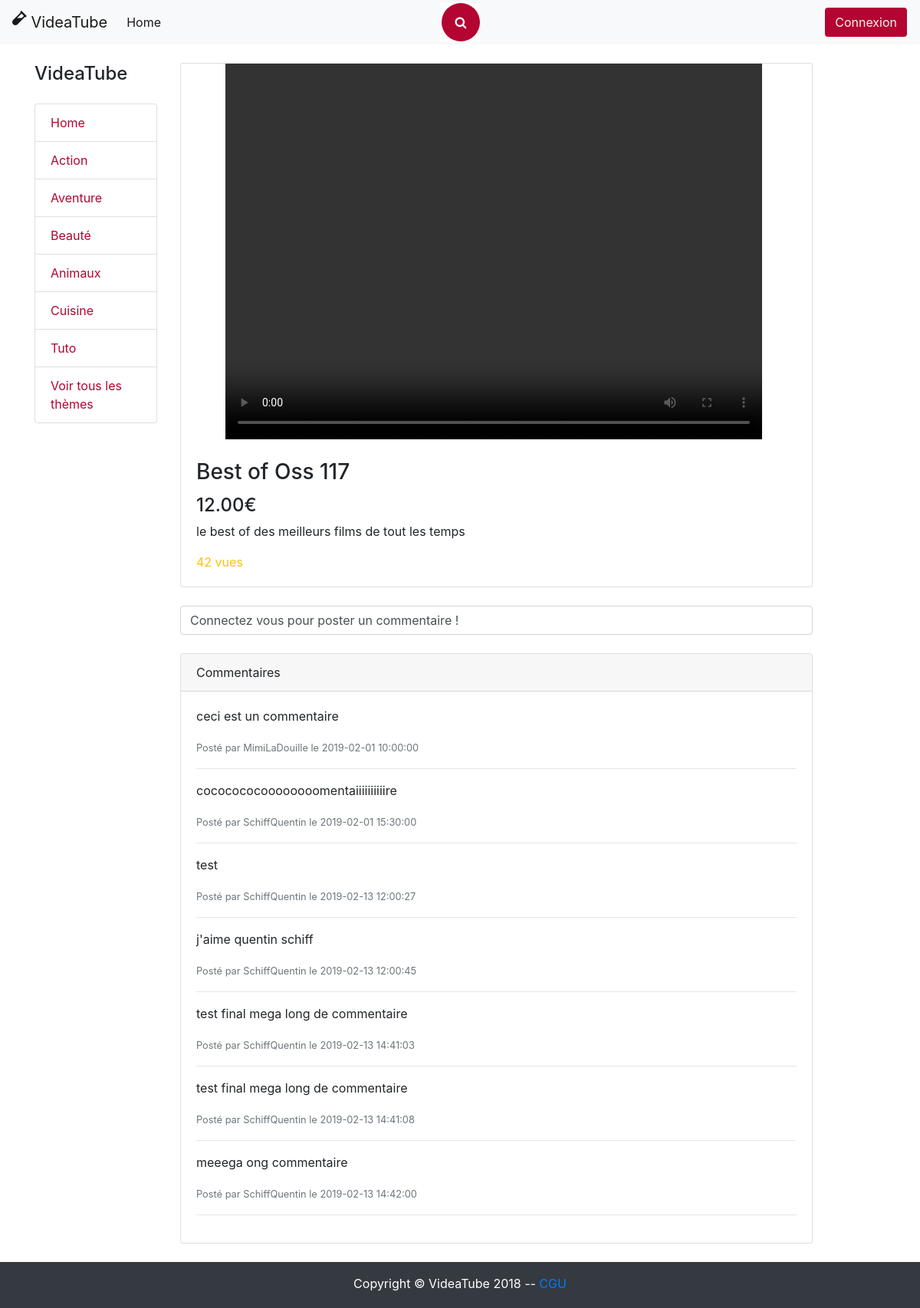
The app's page /video-20 with its own data.
### tables this page shows
CREATE TABLE `video` (
  `id` int(11) NOT NULL,
  `title` varchar(255) NOT NULL,
  `price` decimal(11,2) NOT NULL,
  `link` varchar(255) NOT NULL,
  `date_upload` date NOT NULL,
  `thumbnail` varchar(255) NOT NULL,
  `nbViews` int(11) NOT NULL,
  `description` varchar(255) NOT NULL
);

CREATE TABLE `commentary` (
  `id` int(11) NOT NULL,
  `content` text NOT NULL,
  `id_video` int(11) NOT NULL,
  `id_user` int(11) NOT NULL,
  `date_comm` datetime NOT NULL
);

CREATE TABLE `user` (
  `id` int(11) NOT NULL,
  `lastname` varchar(255) NOT NULL,
  `firstname` varchar(255) NOT NULL,
  `mail` varchar(255) NOT NULL,
  `log` varchar(255) NOT NULL,
  `password` varchar(255) NOT NULL,
  `nickname` varchar(255) NOT NULL,
  `role` int(11) NOT NULL,
  `avatar` text
);

### controler/controler.php (called while the page is built, shortened)
<?php
require_once('model/videoManager.php');
function getVideo()
{
    try
    {
        if (isset ($_GET['vId']))
        {
            $vM = new videoManager();
            $v = $vM->get($_GET['vId']);
            $cArray[] = $vM->getCommentary($v);
            }
        }
        catch(Exception $e)
        {
            $_SESSION['alert'] = $e;
        }
    require_once ('view/video.php');
}
?>

### model/model.php (called while the page is built)
<?php
    class Model
    {
        protected function connectBdd()
        {
            try {
                $bdd = new PDO('mysql:host=localhost;dbname=bdd_videatube;charset=utf8', 'root', '', array(PDO::ATTR_ERRMODE => PDO::ERRMODE_EXCEPTION));
                return $bdd;
            } catch (Exception $e) {
                die('Erreur : ' . $e->getMessage());
            }
        }
    }
?>

### model/videoManager.php (called while the page is built, shortened)
<?php
require_once('model/model.php');
require_once('model/videoClass.php');
    class videoManager extends Model
    {
        private $_db;
        public function get($id)
        {
            $id = (int) $id;
            $q = $this->_db->query('SELECT * FROM video WHERE id = '.$id);
            $donnees = $q->fetch(PDO::FETCH_ASSOC);
            return new videoClass($donnees);
        }
        public function getCommentary(videoClass $video)
        {
            $cArray[] = null;
            $q = $this->_db->query('SELECT c.id, c.content, c.date_comm, u.nickname FROM video v INNER JOIN commentary c ON v.id = c.id_video INNER JOIN user u ON c.id_user = u.id WHERE v.id = '.$video->getId());
            while ($donnees = $q->fetch(PDO::FETCH_ASSOC))
            {
                $cArray[] = $donnees;
            }
            return $cArray;
        }
        public function setDb(PDO $db)
        {
            $this->_db = $db;
        }
    }
?>

### model/videoClass.php (called while the page is built, shortened)
<?php
class videoClass
{
    var $id;
    var $title;
    var $price;
    var $link;
    var $nbViews;
    var $description;
    public function hydrate(array $datas)
    {
        foreach ($datas as $key => $value)
        {
            $method = 'set'.ucfirst($key);
        }
    }
    public function getId()
    {
        return $this->id;
    }
    public function setId($id)
    {
        $this->id = $id;
    }
    public function getTitle()
    {
        return $this->title;
    }
    public function setTitle($title)
    {
        $this->title = $title;
    }
    public function getPrice()
    {
        return $this->price;
    }
    public function setPrice($price)
    {
        $this->price = $price;
    }
    public function getLink()
    {
        return $this->link;
    }
    public function setLink($link)
    {
        $this->link = $link;
    }
    public function getDescription()
    {
        return $this->description;
    }
    public function setDescription($description)
    {
        $this->description = $description;
    }
    public function getNbViews()
    {
        return $this->nbViews;
    }
    public function setNbViews($nbViews)
    {
        $this->nbViews = $nbViews;
    }
}

### view/commentaries.php (the view)
<div class="card-header">
    Commentaires
  </div>
<div class="card-body">
    <?php
    if (isset($cArray[0][1]["id"]))
    {
        foreach($cArray as $commArray)
        {
            for($i = 1; $i< count($commArray);$i++)
            { ?>
                <p><?= $commArray[$i]['content'];?></p>
                <small class="text-muted">Posté par <?= $commArray[$i]['nickname'];?> le <?= $commArray[$i]['date_comm'];?></small>
                <hr>
        <?php }
        }
    }else
    { ?>
        <p>Aucun commentaire pour cette vidéo n'a encore été posté</p>
    <?php } ?>
</div>

### view/video.php (shortened to what this page needs)
<div class="bodyVideo">
    <div class="container">
        <div class="row">
            <div class="col-lg-2">
                <h1 class="my-4 titleTheme">VideaTube</h1>
                <div class="list-group">
                    <a href="home" class="list-group-item">Home</a>
                    <a href="theme-1" class="list-group-item">Action</a>
                    <a href="theme-2" class="list-group-item">Aventure</a>
                    <a href="theme-3" class="list-group-item">Beauté</a>
                    <a href="theme-4" class="list-group-item">Animaux</a>
                    <a href="theme-5" class="list-group-item">Cuisine</a>
                    <a href="theme-6" class="list-group-item">Tuto</a>
                    <a href="theme-0" class="list-group-item">Voir tous les thèmes</a>
                </div>
            </div>
    <div class="col-lg-9">
<?php
if (isset($_POST['watch']))
{
    if(substr_count($v->getLink(),"http") > 0)
    {?>
            <div class="card mt-4 videoContain">
                <iframe class="videoWatch" width="700" height="490" src=<?= $v->getLink(); ?> frameborder="0" allow="accelerometer; autoplay; encrypted-media; gyroscope; picture-in-picture" allowfullscreen></iframe>
                <div class="card-body">
                    <h3 class="card-title"><?= $v->getTitle(); ?></h3>
                    <p class="card-text"><?= $v->getDescription(); ?></p>
                    <span class="text-warning"><?= $v->getNbViews(); ?> vues</span>
                </div>
            </div>
    <?php }
    else {
         ?>
            <div class="card mt-4 videoContain">
            <video class="videoWatch" width="700" height="490" controls src="./ressources/videos/<?= $v->getLink(); ?>"></video>
                <div class="card-body">
                    <h3 class="card-title"><?= $v->getTitle(); ?></h3>
                    <p class="card-text"><?= $v->getDescription(); ?></p>
                    <span class="text-warning"><?= $v->getNbViews(); ?> vues</span>
                </div>
            </div>
    <?php }
}elseif(isset($_POST['purchase'])){ ?>
            <div class="card mt-4 videoContain">
                <div class = "frame">
                    <div class="frameLock">
                        <?php if(isset($_SESSION['userConnected']))
                        { ?>
                            <form method = 'post' action ='purchase'>
                                <input type="hidden" name = "purchaseVid" value = "<?= $v->getId(); ?>" >
                                <input class="btn  btnPurchase" type="submit" name = "purchase" value = 'Acheter'>
                            </form>
                        <?php
                        }else
                        { ?>
                            <form method = 'post' action ='connexion'>
                            </form>
                        <?php
                        } ?>
                    </div>
                    <?php
                    if(substr_count($v->getLink(),"http") > 0)
                    { ?>
                        <iframe class="videoWatch" width="700" height="490" src=<?= $v->getLink(); ?> frameborder="0" allow="accelerometer; encrypted-media; gyroscope; picture-in-picture" allowfullscreen></iframe>
                    <?php
                    }else
                    { ?>
                        <video class="videoWatch" width="700" height="490" controls src="./ressources/videos/<?= $v->getLink(); ?>"></video>
                    <?php
                    } ?>
                </div>
                <div class="card-body">
                    <h3 class="card-title"><?= $v->getTitle(); ?></h3>
                    <h4><?= $v->getPrice(); ?>€</h4>
                    <p class="card-text"><?= $v->getDescription(); ?></p>
                    <span class="text-warning"><?= $v->getNbViews(); ?> vues</span>
                </div>
            </div>
        <br>
            <?php
            }
                if(isset( $_SESSION['userConnected']['id']))
                { ?>
                <div class="card card-outline-secondary my-4 btnComm">
                    <form id ="formcomm" method = 'post' class= "comms">
                        <textarea id="textComm" form="formcomm" class="form-control mr-sm-2 inputCommentaire"placeholder='Ecrivez votre commentaire ici...'></textarea>
                        <input id="refreshComms" class="btn  my-2 my-sm-0 BoutonEnvoieCommentaire"  data-id = "<?= $v->getId() ?>" value = 'Envoyer le commentaire'>
                    </form>
                </div>
                <?php
                }else{ ?>
                <div>
                    <div class="form-control mr-sm-2 inputHome">Connectez vous pour poster un commentaire !</div>
                </div>
                <?php
                } ?>
            <div id= "commentaries" class="card card-outline-secondary my-4 btnComm">
                <?php require_once('./view/commentaries.php'); ?>
            </div>
            </div>
        </div>
    </div>
</div>
<?php $content = ob_get_clean();
require_once ('view/template.php');?>

### assets/css/style.css (style rules this page uses)
.inputHome { border-color: #B40431; }
.list-group-item { color: #B40431 !important; }
.text-muted { color: #B40431 !important; }
body { min-height: 100% !important; }
.videoWatch { margin-left: 7%; }
.bodyVideo { width: 100%; min-height: 100vh; pading:0 !important; margin: auto !important; }
.frame { position: relative; }
.frameLock { height: 100%; width: 100%; background-color: RGBa(0,0,0,0); position: absolute; text-align: center; }
.titleTheme { font-size: 150%; }
html { font-family: "Arial"; position: relative !important; min-height: 100% !important; }
.btnComm { margin-bottom: 10% !important; }

### records on screen
video: title "Best of Oss 117", price "12.00", description "le best of des meilleurs films de tout les temps", nbViews "42"
commentary: content "ceci est un commentaire", id_user.nickname "MimiLaDouille", date_comm "2019-02-01 10:00:00"
commentary: content "cococococoooooooomentaiiiiiiiiiire", id_user.nickname "SchiffQuentin", date_comm "2019-02-01 15:30:00"
commentary: content "test", id_user.nickname "SchiffQuentin", date_comm "2019-02-13 12:00:27"
commentary: content "j'aime quentin schiff", id_user.nickname "SchiffQuentin", date_comm "2019-02-13 12:00:45"
commentary: content "test final mega long de commentaire", id_user.nickname "SchiffQuentin", date_comm "2019-02-13 14:41:03"
commentary: content "test final mega long de commentaire", id_user.nickname "SchiffQuentin", date_comm "2019-02-13 14:41:08"
commentary: content "meeega ong commentaire", id_user.nickname "SchiffQuentin", date_comm "2019-02-13 14:42:00"
